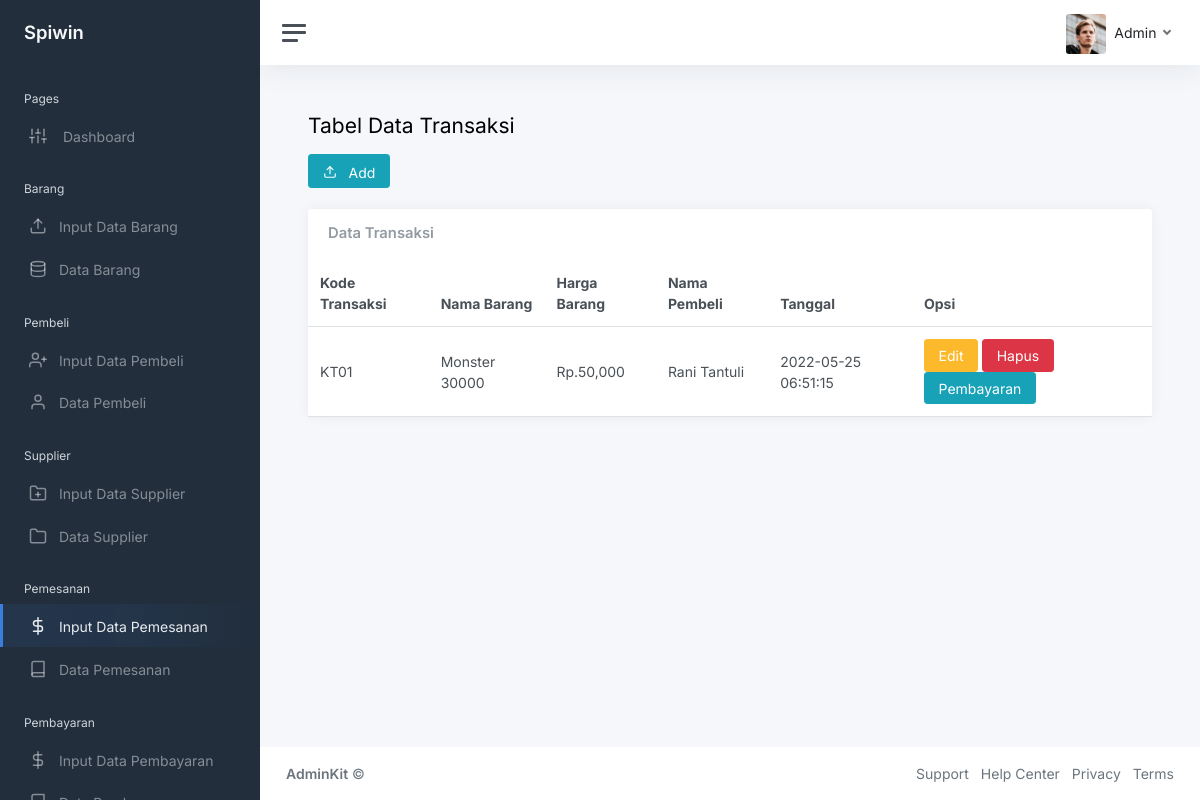
Page /admin/ttampil.php on the committed database.
### tables this page shows
CREATE TABLE `transaksi` (
  `kd_tr` varchar(10) NOT NULL,
  `kd_brg` varchar(10) NOT NULL,
  `kd_pbl` varchar(10) NOT NULL,
  `tgl` timestamp NOT NULL DEFAULT current_timestamp() ON UPDATE current_timestamp()
);

CREATE TABLE `barang` (
  `kd_brg` varchar(10) NOT NULL,
  `nm_brg` varchar(50) NOT NULL,
  `kd_sp` varchar(10) NOT NULL,
  `qty` int(10) NOT NULL,
  `hrg` double NOT NULL,
  `hrgb` double NOT NULL
);

CREATE TABLE `pembeli` (
  `kd_pbl` varchar(10) NOT NULL,
  `nm_pbl` varchar(50) NOT NULL,
  `no_hp` varchar(13) NOT NULL,
  `alamat` varchar(50) NOT NULL
);

### admin/database.php (called while the page is built, shortened)
<?php
class database{
	var $host = "localhost";
	var $username = "root";
	var $password = "";
	var $database = "spiwin";
	var $koneksi = "";
	function __construct(){
		$this->koneksi = mysqli_connect($this->host, $this->username, $this->password, $this->database);
	}
	function tampil_data_tran(){
		$data = mysqli_query($this->koneksi, "select transaksi.kd_tr, barang.nm_brg,barang.hrg, pembeli.nm_pbl, transaksi.tgl from transaksi join
			barang on transaksi.kd_brg = barang.kd_brg join pembeli on transaksi.kd_pbl = pembeli.kd_pbl");
		while($row = mysqli_fetch_array($data)){
			$hasil[] = $row;
		}
		return $hasil;
	}
}
?>

### admin/ttampil.php (the view, shortened to what this page needs)
<?php
include 'database.php';
$db = new database();
?>
<!DOCTYPE html>
<html lang="en">
<head>
	<link href="css/app.css" rel="stylesheet">
</head>
<body>
	<div class="wrapper">
		<nav id="sidebar" class="sidebar js-sidebar">
			<div class="sidebar-content js-simplebar">
				<a class="sidebar-brand" href="index.php">
          <span class="align-middle">Spiwin</span>
        </a>
				<ul class="sidebar-nav">
					<li class="sidebar-header">
						Pages
					</li>
					<li class="sidebar-item">
						<a class="sidebar-link" href="index.php">
              <i class="align-middle" data-feather="sliders"></i> <span class="align-middle">Dashboard</span>
            </a>
					</li>
					<li class="sidebar-header">
						Barang
					</li>
					<li class="sidebar-item ">
						<a class="sidebar-link" href="fbar.php">
             <i class="align-middle me-2" data-feather="upload"></i> <span class="align-middle">Input Data Barang</span>
            </a>
					</li>
					<li class="sidebar-item">
						<a class="sidebar-link" href="btampil.php">
            <i class="align-middle me-2" data-feather="database"></i> <span class="align-middle">Data Barang</span>
            </a>
        </li>
        <li class="sidebar-header">
						Pembeli
					</li>
					<li class="sidebar-item ">
						<a class="sidebar-link" href="fpem.php">
             <i class="align-middle me-2" data-feather="user-plus"></i> <span class="align-middle">Input Data Pembeli</span>
            </a>
					</li>
					<li class="sidebar-item ">
						<a class="sidebar-link" href="ptampil.php">
            <i class="align-middle me-2" data-feather="user"></i> <span class="align-middle">Data Pembeli</span>
            </a>
					</li>
					<li class="sidebar-header">
						Supplier
					</li>
					<li class="sidebar-item ">
						<a class="sidebar-link" href="fsup.php">
             <i class="align-middle me-2" data-feather="folder-plus"></i> <span class="align-middle">Input Data Supplier</span>
            </a>
					</li>
					<li class="sidebar-item">
						<a class="sidebar-link" href="stampil.php">
            <i class="align-middle me-2" data-feather="folder"></i> <span class="align-middle">Data Supplier</span>
            </a>
					</li>
						<li class="sidebar-header">
						Pemesanan
					</li>
					<li class="sidebar-item active">
						<a class="sidebar-link" href="ftran.php">
             <i class="align-middle me-2" data-feather="dollar-sign"></i> <span class="align-middle">Input Data Pemesanan</span>
            </a>
					</li>
					<li class="sidebar-item">
						<a class="sidebar-link" href="ttampil.php">
            <i class="align-middle me-2" data-feather="book"></i> <span class="align-middle">Data Pemesanan</span>
            </a>
					</li>
					<li class="sidebar-header">
						Pembayaran
					</li>
					<li class="sidebar-item ">
						<a class="sidebar-link" href="fbay.php">
             <i class="align-middle me-2" data-feather="dollar-sign"></i> <span class="align-middle">Input Data Pembayaran</span>
            </a>
					</li>
					<li class="sidebar-item">
						<a class="sidebar-link" href="ytampil.php">
            <i class="align-middle me-2" data-feather="book"></i> <span class="align-middle">Data Pembayaran</span>
            </a>
					</li>
				</ul>
			</div>
		</nav>
		<div class="main">
			<nav class="navbar navbar-expand navbar-light navbar-bg">
				<a class="sidebar-toggle js-sidebar-toggle">
          <i class="hamburger align-self-center"></i>
        </a>
				<div class="navbar-collapse collapse">
					<ul class="navbar-nav navbar-align">
						<li class="nav-item dropdown">
							<a class="nav-link dropdown-toggle d-none d-sm-inline-block" href="#" data-bs-toggle="dropdown">
                <img src="img/avatars/avatar.jpg" class="avatar img-fluid rounded me-1" alt="Charles Hall" /> <span class="text-dark">Admin</span>
              </a>
						</li>
					</ul>
				</div>
			</nav>
			<main class="content">
				<div class="container-fluid p-0">
					<h1 class="h3 mb-3">Tabel Data Transaksi</h1>
					<a class="btn btn-info" href="ftran.php">  <i class="align-middle me-2" data-feather="upload"></i> <span class="align-middle">Add</span></a>
					<br><br>
					<div class="row">
						<div class="col-12">
							<div class="card">
								<div class="card-header">
									<h5 class="card-title mb-0">Data Transaksi</h5>
								</div>
								<table class="table table-hover my-0">
									<thead>
										<tr>
											<th>Kode Transaksi</th>
											<th class="d-none d-xl-table-cell">Nama Barang</th>
											<th class="d-none d-xl-table-cell">Harga Barang</th>
											<th class="d-none d-xl-table-cell">Nama Pembeli</th>
											<th>Tanggal</th>
											<th class="d-none d-md-table-cell">Opsi</th>
										</tr>
									</thead>
									<tbody>
										 <?php
										 if (! empty($db->tampil_data_tran())) {
                        foreach ($db->tampil_data_tran() as $x) {
  											?>
										<tr>
											<td><?php echo $x['kd_tr'] ?></td>
  											<td><?php echo $x['nm_brg']; ?></td>
  											<td>Rp.<?php echo number_format($x['hrg']); ?></td>
  											<td><?php echo $x['nm_pbl']; ?></td>
  											<td><?php echo $x['tgl']; ?></td>
  <td><a class ="btn btn-warning" href="etran.php?id=<?php echo$x['kd_tr'];?>&aksi=edit">Edit</a>
  <a class="btn btn-danger" href="data.php?action=delete5&id=<?php echo$x['kd_tr'];?>&aksi=hapus">Hapus</a>
  <a class="btn btn-info" href="bayar.php?id=<?php echo$x['kd_tr'];?>&aksi=bayar">Pembayaran</a></td>
										</tr>
										<?php
									}
								}else{
									echo "<tr><td colspan='5'>Data Tidak Ada</td></tr>";
								}
									?>
									</tbody>
								</table>
							</div>
						</div>
					</div>
				</div>
			</main>
			<footer class="footer">
				<div class="container-fluid">
					<div class="row text-muted">
						<div class="col-6 text-start">
							<p class="mb-0">
								<a class="text-muted" href="https://adminkit.io/" target="_blank"><strong>AdminKit</strong></a> &copy;
							</p>
						</div>
						<div class="col-6 text-end">
							<ul class="list-inline">
								<li class="list-inline-item">
									<a class="text-muted" href="https://adminkit.io/" target="_blank">Support</a>
								</li>
								<li class="list-inline-item">
									<a class="text-muted" href="https://adminkit.io/" target="_blank">Help Center</a>
								</li>
								<li class="list-inline-item">
									<a class="text-muted" href="https://adminkit.io/" target="_blank">Privacy</a>
								</li>
								<li class="list-inline-item">
									<a class="text-muted" href="https://adminkit.io/" target="_blank">Terms</a>
								</li>
							</ul>
						</div>
					</div>
				</div>
			</footer>
		</div>
	</div>
</body>
</html>

### rows in the picture
transaksi: kd_tr "KT01", kd_brg.nm_brg "Monster 30000", kd_brg.hrg "50,000", kd_pbl.nm_pbl "Rani Tantuli", tgl "2022-05-25 06:51:15"
